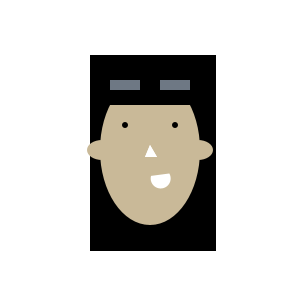
Frame 1 (no input)
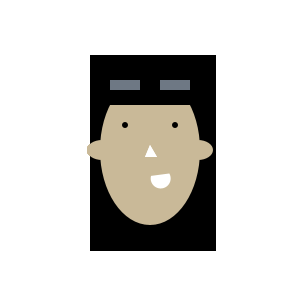
Frame 60 (the mouse pressed at the canvas centre just before this capture)
Frame 120 (the mouse held since frame 60 and released just before this capture): identical to frame 60, image omitted

The Processing sketch that drew these frames (run headless with seeded random() and noise(); from frame 60 on, the mouse is pressed at the canvas centre):

// Processing sketch: processing_140760
// ── processing_140760.pde

float eyeSize;
int pupilSize = 6;
int mouthSize = 20;
int noseWidth = -5;
int noseLength = 7;
int rightearSize = 20;
int leftearSize = 20;
int leftbrowUp = 20;
int rightbrowUp = 20;
boolean clicked = false;

//runs once
void setup(){
  size(300,300);
  background(255,255,255);
}
void keyPressed() {
  clicked =! clicked;

if (clicked == false){
  eyeSize = random (5,40);
  pupilSize = 6;
  mouthSize = 20;
  noseWidth = -10;
  noseLength = 7;
  rightearSize = 40;
  leftearSize = 40;
  leftbrowUp = 50;
  rightbrowUp = 50;}
if (clicked == true){
  eyeSize = 30;
  pupilSize = 15;
  mouthSize = 40;
  noseWidth = -5;
  noseLength = 9;
  rightearSize = 20;
  leftearSize = 20;
  leftbrowUp = 20;
  rightbrowUp = 20;}
}
    
 //runs forever
void draw(){
  translate(150,150);
//hair2
pushMatrix();
translate(-60,-50);
fill(0,0,0);
rect(0,0,125,150);
popMatrix();
//face
noStroke();
fill(201,185,152);
ellipse(0,0,100,150);
//right ear
pushMatrix();
translate(48,0);
fill(201,185,152);
ellipse(0, 0, 30, rightearSize);
popMatrix();
//left ear
pushMatrix();
translate(-48,0);
fill(201,185,152);
ellipse(0, 0, 30, leftearSize);
popMatrix();
//left eye
fill(255,255,255);
ellipse(25,-25,eyeSize,eyeSize);
//left pupil
fill(0,0,0);
ellipse(25,-25,pupilSize,pupilSize);
//nose
pushMatrix();
fill(255,255,255);
translate(0,0);
triangle(0,-5,-5,7,7,7);
popMatrix();
//big nose
pushMatrix();
fill(255,255,255);
translate(0,0);
triangle(0,noseWidth,noseWidth,noseLength,noseLength,noseLength);
popMatrix();
//right eye
fill(255,255,255);
ellipse(-25,-25,eyeSize,eyeSize);
//right pupil
fill(0,0,0);
ellipse(-25,-25,pupilSize,pupilSize);
//big mouth
pushMatrix();
rotate(PI/-6.0);
translate(-15,20);
fill(255,255,255);
arc(10,10,mouthSize,mouthSize,0,PI+QUARTER_PI,OPEN); 
popMatrix();
//hair
translate(-60,-95);
fill(0,0,0);
rect(0,0,126,50);
//right brow
pushMatrix();
translate(0, 5);
fill(110,120,132);
rect(20, rightbrowUp, 30, 10);
popMatrix();
//left brow
pushMatrix();
translate(0, 5);
fill(110,120,132);
rect(70, leftbrowUp, 30, 10);
popMatrix();

}
